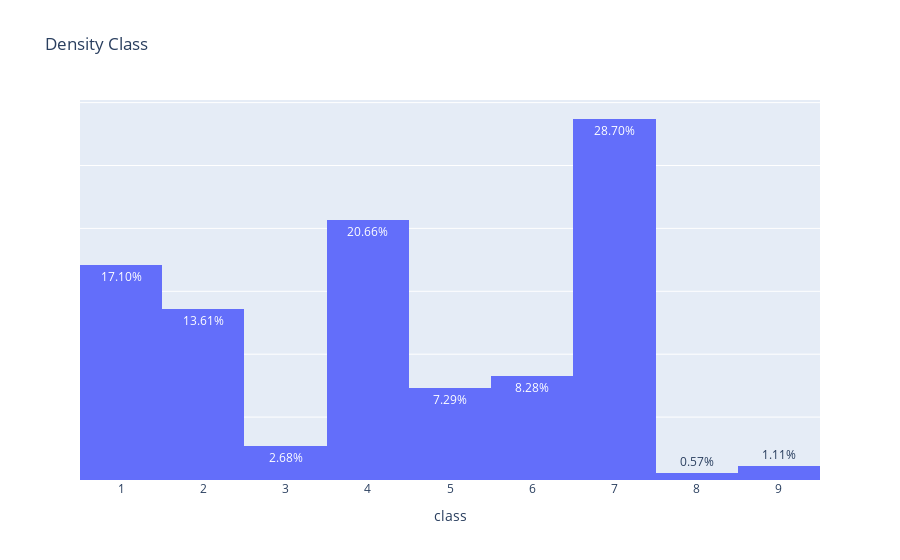

The notebook cell saved with this chart:
### Code cell
fig = px.histogram(variants, x='class', histnorm='probability density' ,title='Density Class', text_auto=".2%")
fig.update_layout(showlegend=False, yaxis_title='')
fig.update_yaxes(showticklabels=False)
fig.show()

### Figure 1 — Plotly figure (JSON) as saved in the notebook; plotly's stock layout.template omitted (floating-point values rounded to 4 significant figures; data arrays with more than 128 entries replaced by an {"elided": "..."} marker saying what was removed)
{"data": [{"alignmentgroup": "True", "bingroup": "x", "histnorm": "probability density", "hovertemplate": "class=%{x}<br>probability density=%{y}<extra></extra>", "legendgroup": "", "marker": {"color": "#636efa", "pattern": {"shape": ""}}, "name": "", "offsetgroup": "", "orientation": "v", "showlegend": false, "texttemplate": "%{value:.2%}", "type": "histogram", "x": {"elided": "3321 int values"}, "xaxis": "x", "yaxis": "y"}], "layout": {"barmode": "relative", "legend": {"tracegroupgap": 0}, "showlegend": false, "title": {"text": "Density Class"}, "xaxis": {"anchor": "y", "domain": [0, 1], "title": {"text": "class"}}, "yaxis": {"anchor": "x", "domain": [0, 1], "showticklabels": false, "title": {"text": ""}}}}
